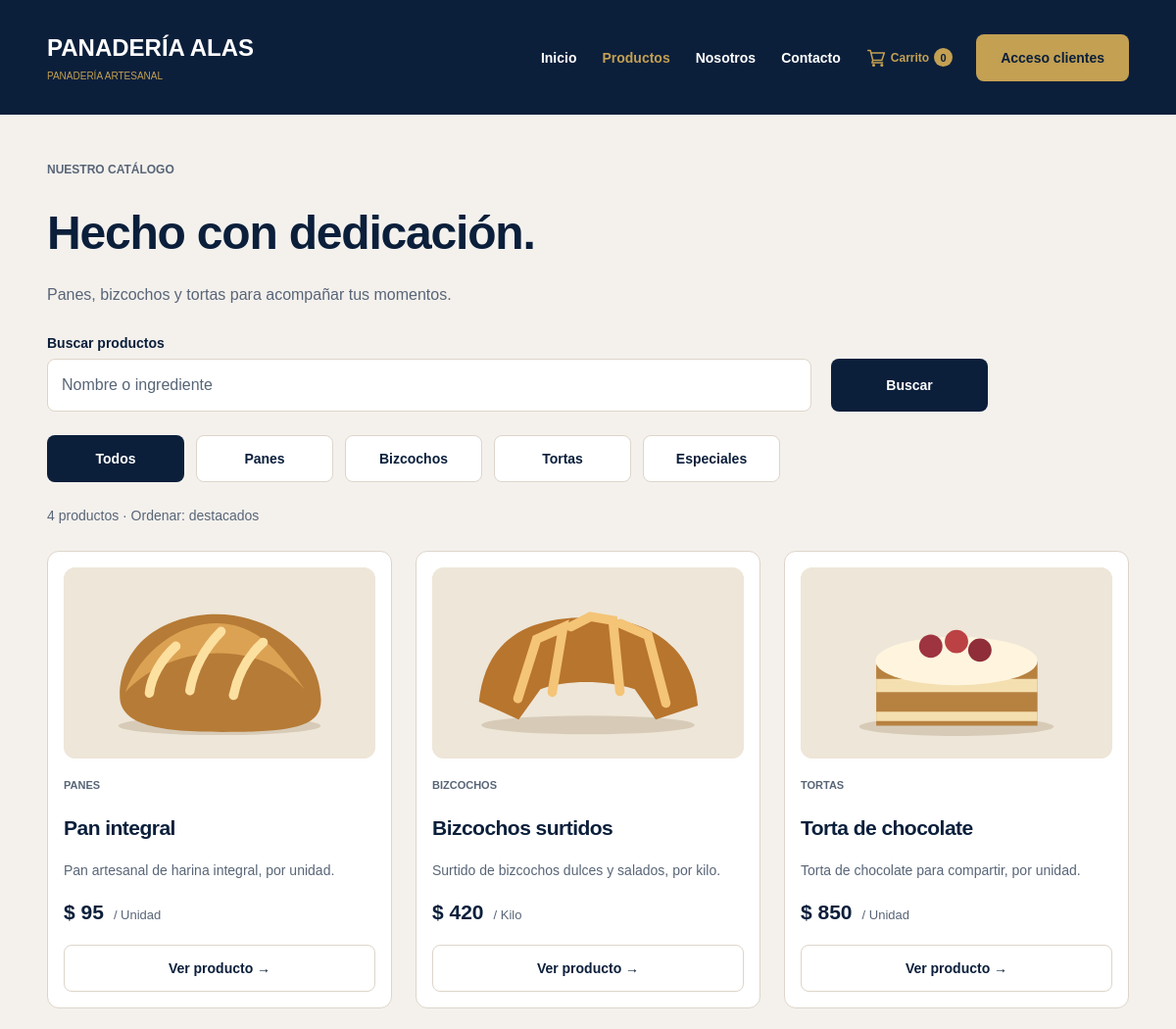
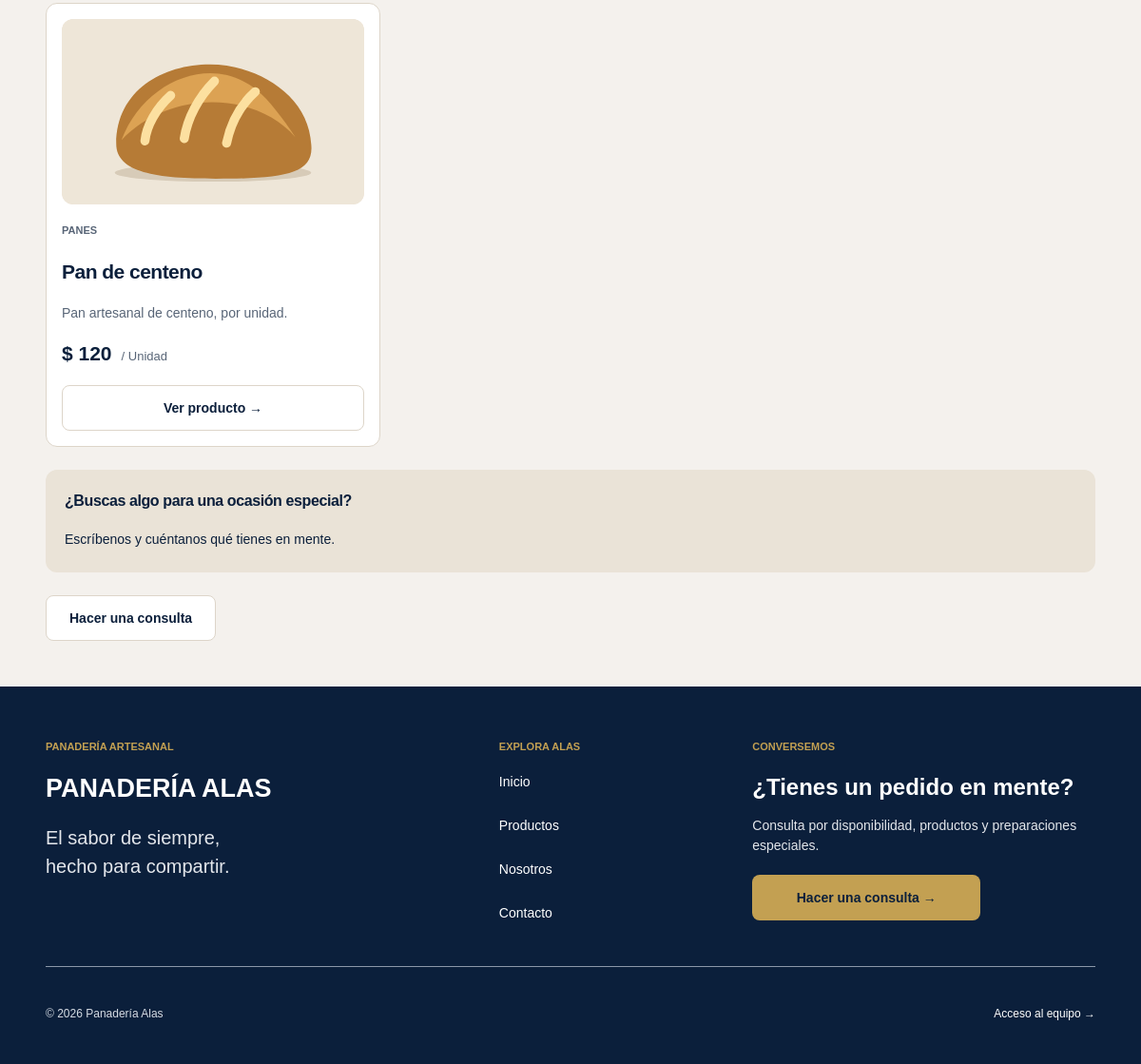
The page /productos.php on the database its author committed (2 pictures, top to bottom).
### tables this page shows
CREATE TABLE IF NOT EXISTS productos (
    id_producto INT UNSIGNED AUTO_INCREMENT PRIMARY KEY,
    nombre VARCHAR(120) NOT NULL,
    descripcion VARCHAR(280) NOT NULL,
    precio DECIMAL(10,2) UNSIGNED NOT NULL,
    activo TINYINT(1) NOT NULL DEFAULT 1,
    categoria VARCHAR(30) NOT NULL DEFAULT 'Panes',
    presentacion VARCHAR(80) NOT NULL DEFAULT 'Unidad',
    ingredientes TEXT NULL,
    alergenos VARCHAR(500) NOT NULL DEFAULT '',
    imagen VARCHAR(255) NOT NULL DEFAULT '',
    destacado TINYINT(1) NOT NULL DEFAULT 0,
    eliminado_en DATETIME NULL,
    creado_en TIMESTAMP NOT NULL DEFAULT CURRENT_TIMESTAMP,
    actualizado_en TIMESTAMP NOT NULL DEFAULT CURRENT_TIMESTAMP ON UPDATE CURRENT_TIMESTAMP
);

### public/productos.php (called while the page is built)
<?php
require __DIR__ . '/../app/Controllers/publicas/productos.php';
require __DIR__ . '/../app/Views/publicas/productos.php';

### app/Core/http.php (called while the page is built, shortened)
<?php
function base_url(string $ruta = ''): string
{
    $raiz = str_replace('\\', '/', dirname(__DIR__, 2));
    $documento = str_replace('\\', '/', rtrim($_SERVER['DOCUMENT_ROOT'] ?? dirname($raiz), '/\\'));
    $base = str_starts_with($raiz, $documento . '/') ? substr($raiz, strlen($documento)) : '/software-pedidos-alas';
    return $base . '/' . ltrim($ruta, '/');
}
function get(string $clave, string $predeterminado = ''): string
{
    if (!isset($_GET[$clave]) || !is_scalar($_GET[$clave])) {
        return $predeterminado;
    }
    return trim((string) $_GET[$clave]);
}

### app/Core/presentacion.php (called while the page is built, shortened)
<?php
function e(mixed $valor): string
{
    return htmlspecialchars((string) $valor, ENT_QUOTES | ENT_SUBSTITUTE, 'UTF-8');
}
function money(mixed $importe): string
{
    $numero = (float) $importe;
    $decimales = $numero === floor($numero) ? 0 : 2;
    return '$ ' . number_format($numero, $decimales, ',', '.');
}
function categories(): array
{
    return ['Panes', 'Bizcochos', 'Tortas', 'Especiales'];
}
function product_image(array $producto): string
{
    $archivo = match ($producto['categoria'] ?? 'Panes') {
        'Bizcochos' => 'croissant.svg',
        'Tortas', 'Especiales' => 'torta.svg',
        default => 'pan.svg',
    };
    return base_url('public/images/' . $archivo);
}

### app/Controllers/publicas/productos.php (called while the page is built, shortened)
<?php
$seccionActiva = 'productos';
$busqueda = get('q');
$categoria = get('categoria');
$condiciones = 'activo = 1 AND eliminado_en IS NULL';
$parametros = [];
$tipos = '';
$productos = rows("SELECT * FROM productos WHERE $condiciones ORDER BY destacado DESC, id_producto", $tipos, $parametros);

### app/Core/seguridad.php (called while the page is built, shortened)
<?php
function current_client(): ?array
{
    if (empty($_SESSION['cliente_id'])) {
        return null;
    }
    return one('SELECT id_cliente, nombre, email FROM clientes WHERE id_cliente = ?', 'i', [(int) $_SESSION['cliente_id']]);
}

### app/Core/base-datos.php (called while the page is built, shortened)
<?php
function sql(string $consulta, string $tipos = '', array $parametros = []): mysqli_stmt
{
    global $conexion;
    $sentencia = $conexion->prepare($consulta);
    $sentencia->execute();
    return $sentencia;
}
function rows(string $consulta, string $tipos = '', array $parametros = []): array
{
    return sql($consulta, $tipos, $parametros)->get_result()->fetch_all(MYSQLI_ASSOC);
}

### app/Views/partials/product-card.php (the view)
<article class="product-card">
    <a class="product-picture" href="<?= e(base_url('public/producto.php?id=' . $producto['id_producto'])) ?>">
    <img src="<?= e(product_image($producto)) ?>" width="400" height="245" alt="<?= e($producto['nombre']) ?>" loading="lazy">
    </a> <span class="eyebrow"><?= e($producto['categoria']) ?></span>
    <h3><a href="<?= e(base_url('public/producto.php?id=' . $producto['id_producto'])) ?>"><?= e($producto['nombre']) ?></a></h3>
    <p><?= e($producto['descripcion']) ?></p>
    <div class="price">
        <?= money($producto['precio']) ?> <small>/ <?= e($producto['presentacion']) ?></small>
    </div>
    <a class="button outline full" href="<?= e(base_url('public/producto.php?id=' . $producto['id_producto'])) ?>">Ver producto →</a>
</article>

### app/Views/partials/layout-header.php (shortened to what this page needs)
<?php
require_once __DIR__ . '/../../Core/app.php';
$esAdministracion = $esAdministracion ?? false;
$seccionActiva = $seccionActiva ?? '';
$tituloPagina = $tituloPagina ?? 'Panadería Alas';
?>
<!DOCTYPE html>
<html lang="es">
    <head>
        <title><?= e($tituloPagina) ?> | Panadería Alas</title> <link rel="stylesheet" href="<?= e(base_url('public/css/alas.css')) ?>?v=<?= filemtime(__DIR__ . '/../../../public/css/alas.css') ?>">
    </head>
    <body class="<?= $esAdministracion ? 'admin-page' : 'public-page' ?>">
        <header class="site-header">
            <div class="container header-inner">
                <a class="brand" href="<?= e(base_url($esAdministracion ? 'app/Views/principal.php' : 'public/index.php')) ?>"><strong>PANADERÍA ALAS</strong><span><?= $esAdministracion ? 'GESTIÓN DE PRODUCTOS Y PEDIDOS' : 'PANADERÍA ARTESANAL' ?></span></a>
                <?php if ($esAdministracion): ?>
                <form action="<?= e(base_url('app/Controllers/logout.php')) ?>" method="post">
                    <?php csrf_field(); ?>
                    <button class="button gold exit-button">Salir</button>
                </form>
                <?php else: ?>
                <nav class="public-nav" aria-label="Navegación principal">
                    <?php foreach (['inicio' => ['Inicio', 'index.php'], 'productos' => ['Productos', 'productos.php'], 'nosotros' => ['Nosotros', 'nosotros.php'], 'contacto' => ['Contacto', 'contacto.php']] as $clave => [$etiqueta, $ruta]): ?>
                    <a <?= $seccionActiva === $clave ? 'aria-current="page"' : '' ?> href="<?= e(base_url('public/' . $ruta)) ?>"><?= e($etiqueta) ?></a>
                    <?php endforeach; ?>
                    <a class="cart-link" href="<?= e(base_url('public/carrito.php')) ?>">
                    <img src="<?= e(base_url('public/images/carrito.svg')) ?>" width="20" height="20" alt="">
                    Carrito <span class="cart-count"><?= array_sum($_SESSION['carrito'] ?? []) ?></span></a>
                </nav>
                <?php $clienteActual = current_client(); ?>
                <?php if ($clienteActual): ?>
                <div class="client-session">
                    <details class="client-account-menu">
                        <summary class="client-account-trigger"><span>Hola, <strong><?= e($clienteActual['nombre']) ?></strong></span><span class="client-account-chevron" aria-hidden="true">⌄</span></summary>
                        <div class="client-account-dropdown">
                            <a class="client-account-link" href="<?= e(base_url('app/Views/cliente-pedidos.php')) ?>"><strong>Mis pedidos</strong><span>Consultá el historial y estado de tus compras</span></a>
                            <form action="<?= e(base_url('app/Controllers/logout.php')) ?>" method="post"><?php csrf_field(); ?><button class="client-logout-button">Cerrar sesión</button></form>
                        </div>
                    </details>
                </div>
                <?php else: ?>
                <a class="button gold access-button" href="<?= e(base_url('app/Views/cliente-login.php')) ?>">Acceso clientes</a>
                <?php endif; ?>
                <?php endif; ?>
            </div>
        </header>

### app/Views/publicas/productos.php (shortened to what this page needs)
<?php require __DIR__ . '/../partials/layout-header.php'; ?>
<main id="contenido" class="container section">
    <div class="page-heading">
        <span class="eyebrow">NUESTRO CATÁLOGO</span>
        <h1>Hecho con dedicación.</h1>
        <p>Panes, bizcochos y tortas para acompañar tus momentos.</p>
    </div>
    <form class="search-form" method="get">
        <label>Buscar productos
            <input name="q" value="<?= e($busqueda) ?>" placeholder="Nombre o ingrediente" maxlength="120">
        </label>
        <button class="button navy">Buscar</button>
    </form>
    <nav class="filters" aria-label="Categorías">
        <?php foreach (['' => 'Todos'] + array_combine(categories(), categories()) as $valor => $etiqueta): ?>
        <a class="button <?= $categoria === $valor ? 'navy' : 'outline' ?>" <?= $categoria === $valor ? 'aria-current="true"' : '' ?> href="?<?= e(http_build_query(['q' => $busqueda, 'categoria' => $valor])) ?>"><?= e($etiqueta) ?></a>
        <?php endforeach; ?>
    </nav>
    <?php if (!$productos): ?>
    <section class="card empty">
        <h2>No encontramos ese producto</h2>
        <p>Prueba con otra palabra o vuelve a ver todas las categorías.</p>
        <a class="button gold" href="productos.php">Ver todos los productos</a>
    </section>
    <?php else: ?>
    <p class="results-count"><?= count($productos) ?> productos · Ordenar: destacados</p>
    <div class="product-grid">
        <?php foreach ($productos as $producto) { require __DIR__ . '/../partials/product-card.php'; } ?>
    </div>
    <?php endif; ?>
    <aside class="callout">
        <h3>¿Buscas algo para una ocasión especial?</h3>
        <p>Escríbenos y cuéntanos qué tienes en mente.</p>
    </aside>
    <a class="button outline" href="contacto.php">Hacer una consulta</a>
</main>
<?php require __DIR__ . '/../partials/layout-footer.php'; ?>

### app/Views/partials/layout-footer.php
<?php if ($esAdministracion ?? false): ?>
<footer class="admin-footer container">
    <small>PANADERÍA ALAS · GESTIÓN INTERNA</small><a href="<?= e(base_url('public/index.php')) ?>">Ver sitio público →</a>
</footer>
<?php else: ?>
<footer class="site-footer">
    <div class="container">
        <div class="footer-grid">
            <div>
                <span class="eyebrow">PANADERÍA ARTESANAL</span>
                <h2>PANADERÍA ALAS</h2>
                <p>El sabor de siempre,<br>hecho para compartir.</p>
            </div>
            <nav aria-label="Explora Alas">
                <span class="eyebrow">EXPLORA ALAS</span>
                <div class="footer-links">
                    <a href="<?= e(base_url('public/index.php')) ?>">Inicio</a><a href="<?= e(base_url('public/productos.php')) ?>">Productos</a><a href="<?= e(base_url('public/nosotros.php')) ?>">Nosotros</a><a href="<?= e(base_url('public/contacto.php')) ?>">Contacto</a>
                </div>
            </nav>
            <div>
                <span class="eyebrow">CONVERSEMOS</span>
                <h3>¿Tienes un pedido en mente?</h3>
                <p class="small">Consulta por disponibilidad, productos y preparaciones especiales.</p>
                <a class="button gold" href="<?= e(base_url('public/contacto.php')) ?>">Hacer una consulta →</a>
            </div>
        </div>
        <div class="footer-bottom">
            <small>© <?= date('Y') ?> Panadería Alas</small><a href="<?= e(base_url('app/Views/login.php')) ?>">Acceso al equipo →</a>
        </div>
    </div>
</footer>
<?php endif; ?>
</body>
</html>

### rows shown on the page
productos: categoria "PANES", nombre "Pan integral", descripcion "Pan artesanal de harina integral, por unidad.", precio "$ 95", presentacion "Unidad"
productos: shows a picture, categoria "BIZCOCHOS", nombre "Bizcochos surtidos", descripcion "Surtido de bizcochos dulces y salados, por kilo.", precio "$ 420", presentacion "Kilo"
productos: shows a picture, categoria "TORTAS", nombre "Torta de chocolate", descripcion "Torta de chocolate para compartir, por unidad.", precio "$ 850", presentacion "Unidad"
productos: categoria "PANES", nombre "Pan de centeno", descripcion "Pan artesanal de centeno, por unidad.", precio "$ 120", presentacion "Unidad"

### other values the page prints
$etiqueta "Inicio"
$etiqueta "Productos"
$etiqueta "Nosotros"
$etiqueta "Contacto"
array_sum($_SESSION['carrito'] ?? []) "0"
$etiqueta "Todos"
$etiqueta "Panes"
$etiqueta "Bizcochos"
$etiqueta "Tortas"
$etiqueta "Especiales"
count($productos) "4"
